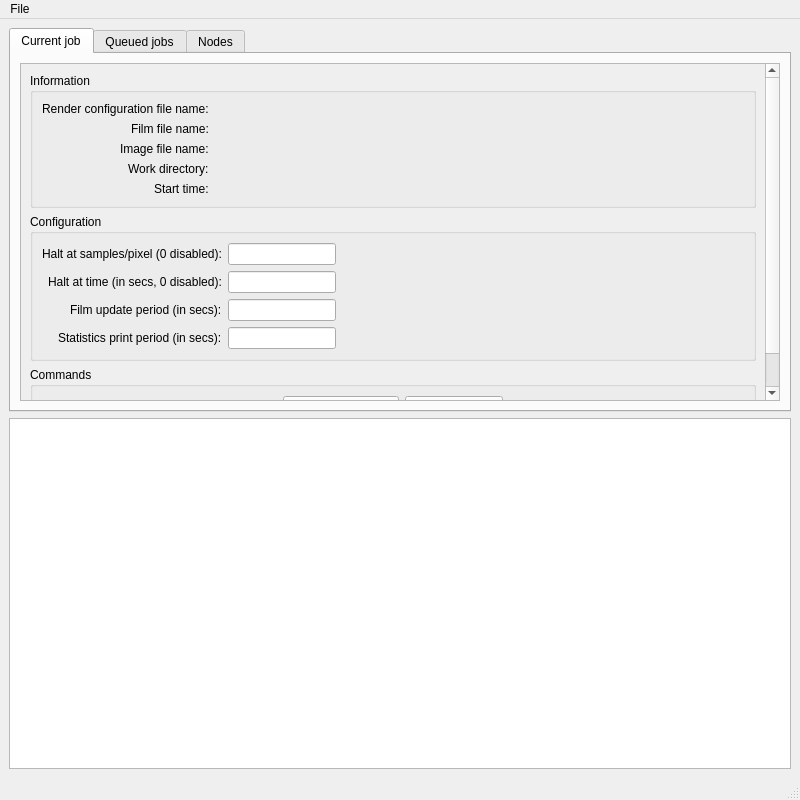
<?xml version="1.0" encoding="UTF-8"?>
<ui version="4.0">
 <class>MainWindow</class>
 <widget class="QMainWindow" name="MainWindow">
  <property name="geometry">
   <rect>
    <x>0</x>
    <y>0</y>
    <width>800</width>
    <height>800</height>
   </rect>
  </property>
  <property name="windowTitle">
   <string>PyLuxCore Tool NetConsole</string>
  </property>
  <widget class="QWidget" name="centralwidget">
   <layout class="QVBoxLayout" name="verticalLayout">
    <item>
     <widget class="QTabWidget" name="tabWidgetMain">
      <property name="currentIndex">
       <number>0</number>
      </property>
      <widget class="QWidget" name="currentJob">
       <attribute name="title">
        <string>Current job</string>
       </attribute>
       <layout class="QVBoxLayout" name="verticalLayout_2">
        <item>
         <widget class="QScrollArea" name="scrollArea_2">
          <property name="widgetResizable">
           <bool>true</bool>
          </property>
          <widget class="QWidget" name="scrollAreaWidgetContents_2">
           <property name="geometry">
            <rect>
             <x>0</x>
             <y>0</y>
             <width>758</width>
             <height>407</height>
            </rect>
           </property>
           <layout class="QVBoxLayout" name="verticalLayout_3">
            <item>
             <widget class="QGroupBox" name="groupBox">
              <property name="title">
               <string>Information</string>
              </property>
              <layout class="QFormLayout" name="formLayout_2">
               <property name="labelAlignment">
                <set>Qt::AlignRight|Qt::AlignTrailing|Qt::AlignVCenter</set>
               </property>
               <item row="1" column="0">
                <widget class="QLabel" name="label">
                 <property name="text">
                  <string>Render configuration file name:</string>
                 </property>
                </widget>
               </item>
               <item row="2" column="0">
                <widget class="QLabel" name="label_2">
                 <property name="text">
                  <string>Film file name:</string>
                 </property>
                </widget>
               </item>
               <item row="1" column="1">
                <widget class="QLabel" name="labelRenderCfgFileName">
                 <property name="text">
                  <string/>
                 </property>
                </widget>
               </item>
               <item row="2" column="1">
                <widget class="QLabel" name="labelFilmFileName">
                 <property name="text">
                  <string/>
                 </property>
                </widget>
               </item>
               <item row="3" column="0">
                <widget class="QLabel" name="label_3">
                 <property name="text">
                  <string>Image file name:</string>
                 </property>
                </widget>
               </item>
               <item row="3" column="1">
                <widget class="QLabel" name="labelImageFileName">
                 <property name="text">
                  <string/>
                 </property>
                </widget>
               </item>
               <item row="4" column="0">
                <widget class="QLabel" name="label_8">
                 <property name="text">
                  <string>Work directory:</string>
                 </property>
                </widget>
               </item>
               <item row="4" column="1">
                <widget class="QLabel" name="labelWorkDirectory">
                 <property name="text">
                  <string/>
                 </property>
                </widget>
               </item>
               <item row="5" column="0">
                <widget class="QLabel" name="label_9">
                 <property name="text">
                  <string>Start time:</string>
                 </property>
                </widget>
               </item>
               <item row="5" column="1">
                <widget class="QLabel" name="labelStartTime">
                 <property name="text">
                  <string/>
                 </property>
                </widget>
               </item>
              </layout>
             </widget>
            </item>
            <item>
             <widget class="QGroupBox" name="groupBox_2">
              <property name="title">
               <string>Configuration</string>
              </property>
              <layout class="QFormLayout" name="formLayout_3">
               <property name="labelAlignment">
                <set>Qt::AlignRight|Qt::AlignTrailing|Qt::AlignVCenter</set>
               </property>
               <item row="0" column="0">
                <widget class="QLabel" name="label_4">
                 <property name="text">
                  <string>Halt at samples/pixel (0 disabled):</string>
                 </property>
                </widget>
               </item>
               <item row="0" column="1">
                <widget class="QLineEdit" name="lineEditHaltSPP">
                 <property name="sizePolicy">
                  <sizepolicy hsizetype="Fixed" vsizetype="Fixed">
                   <horstretch>0</horstretch>
                   <verstretch>0</verstretch>
                  </sizepolicy>
                 </property>
                 <property name="minimumSize">
                  <size>
                   <width>100</width>
                   <height>0</height>
                  </size>
                 </property>
                </widget>
               </item>
               <item row="1" column="0">
                <widget class="QLabel" name="label_5">
                 <property name="text">
                  <string>Halt at time (in secs, 0 disabled):</string>
                 </property>
                </widget>
               </item>
               <item row="1" column="1">
                <widget class="QLineEdit" name="lineEditHaltTime">
                 <property name="sizePolicy">
                  <sizepolicy hsizetype="Fixed" vsizetype="Fixed">
                   <horstretch>0</horstretch>
                   <verstretch>0</verstretch>
                  </sizepolicy>
                 </property>
                 <property name="minimumSize">
                  <size>
                   <width>100</width>
                   <height>0</height>
                  </size>
                 </property>
                </widget>
               </item>
               <item row="2" column="0">
                <widget class="QLabel" name="label_6">
                 <property name="text">
                  <string>Film update period (in secs):</string>
                 </property>
                </widget>
               </item>
               <item row="2" column="1">
                <widget class="QLineEdit" name="lineEditFilmUpdatePeriod">
                 <property name="sizePolicy">
                  <sizepolicy hsizetype="Fixed" vsizetype="Fixed">
                   <horstretch>0</horstretch>
                   <verstretch>0</verstretch>
                  </sizepolicy>
                 </property>
                 <property name="minimumSize">
                  <size>
                   <width>100</width>
                   <height>0</height>
                  </size>
                 </property>
                </widget>
               </item>
               <item row="3" column="0">
                <widget class="QLabel" name="label_7">
                 <property name="text">
                  <string>Statistics print period (in secs):</string>
                 </property>
                </widget>
               </item>
               <item row="3" column="1">
                <widget class="QLineEdit" name="lineEditStatsPeriod">
                 <property name="sizePolicy">
                  <sizepolicy hsizetype="Fixed" vsizetype="Fixed">
                   <horstretch>0</horstretch>
                   <verstretch>0</verstretch>
                  </sizepolicy>
                 </property>
                 <property name="minimumSize">
                  <size>
                   <width>100</width>
                   <height>0</height>
                  </size>
                 </property>
                </widget>
               </item>
              </layout>
             </widget>
            </item>
            <item>
             <widget class="QGroupBox" name="groupBox_3">
              <property name="title">
               <string>Commands</string>
              </property>
              <layout class="QGridLayout" name="gridLayout_2">
               <item row="0" column="2">
                <widget class="QPushButton" name="pushButtonForceFilmMerge">
                 <property name="text">
                  <string>Force film merge</string>
                 </property>
                </widget>
               </item>
               <item row="0" column="0">
                <spacer name="horizontalSpacer">
                 <property name="orientation">
                  <enum>Qt::Horizontal</enum>
                 </property>
                 <property name="sizeHint" stdset="0">
                  <size>
                   <width>40</width>
                   <height>20</height>
                  </size>
                 </property>
                </spacer>
               </item>
               <item row="0" column="4">
                <spacer name="horizontalSpacer_2">
                 <property name="orientation">
                  <enum>Qt::Horizontal</enum>
                 </property>
                 <property name="sizeHint" stdset="0">
                  <size>
                   <width>40</width>
                   <height>20</height>
                  </size>
                 </property>
                </spacer>
               </item>
               <item row="0" column="1">
                <widget class="QPushButton" name="pushButtonForceFilmDownload">
                 <property name="text">
                  <string>Force film download</string>
                 </property>
                </widget>
               </item>
              </layout>
             </widget>
            </item>
           </layout>
          </widget>
         </widget>
        </item>
       </layout>
      </widget>
      <widget class="QWidget" name="queuedJobs">
       <attribute name="title">
        <string>Queued jobs</string>
       </attribute>
       <layout class="QGridLayout" name="gridLayout">
        <item row="1" column="0">
         <spacer name="horizontalSpacer_3">
          <property name="orientation">
           <enum>Qt::Horizontal</enum>
          </property>
          <property name="sizeHint" stdset="0">
           <size>
            <width>40</width>
            <height>20</height>
           </size>
          </property>
         </spacer>
        </item>
        <item row="1" column="1">
         <widget class="QPushButton" name="pushButtonAddJob">
          <property name="text">
           <string>Add job</string>
          </property>
         </widget>
        </item>
        <item row="1" column="2">
         <spacer name="horizontalSpacer_5">
          <property name="orientation">
           <enum>Qt::Horizontal</enum>
          </property>
          <property name="sizeHint" stdset="0">
           <size>
            <width>40</width>
            <height>20</height>
           </size>
          </property>
         </spacer>
        </item>
        <item row="0" column="0" colspan="3">
         <widget class="QScrollArea" name="scrollArea">
          <property name="widgetResizable">
           <bool>true</bool>
          </property>
          <widget class="QWidget" name="scrollAreaWidgetContents">
           <property name="geometry">
            <rect>
             <x>0</x>
             <y>0</y>
             <width>758</width>
             <height>374</height>
            </rect>
           </property>
          </widget>
         </widget>
        </item>
       </layout>
      </widget>
      <widget class="QWidget" name="nodes">
       <attribute name="title">
        <string>Nodes</string>
       </attribute>
       <layout class="QGridLayout" name="gridLayout_3"/>
      </widget>
     </widget>
    </item>
    <item>
     <widget class="QTextEdit" name="textEditLog">
      <property name="undoRedoEnabled">
       <bool>false</bool>
      </property>
      <property name="lineWrapMode">
       <enum>QTextEdit::NoWrap</enum>
      </property>
      <property name="readOnly">
       <bool>true</bool>
      </property>
     </widget>
    </item>
   </layout>
  </widget>
  <widget class="QMenuBar" name="menubar">
   <property name="geometry">
    <rect>
     <x>0</x>
     <y>0</y>
     <width>800</width>
     <height>25</height>
    </rect>
   </property>
   <widget class="QMenu" name="menuFile">
    <property name="title">
     <string>File</string>
    </property>
    <addaction name="actionQuit"/>
   </widget>
   <addaction name="menuFile"/>
  </widget>
  <widget class="QStatusBar" name="statusbar"/>
  <action name="actionQuit">
   <property name="text">
    <string>&amp;Quit</string>
   </property>
   <property name="shortcut">
    <string>Ctrl+Q</string>
   </property>
  </action>
 </widget>
 <tabstops>
  <tabstop>tabWidgetMain</tabstop>
  <tabstop>scrollArea_2</tabstop>
  <tabstop>textEditLog</tabstop>
  <tabstop>pushButtonAddJob</tabstop>
  <tabstop>scrollArea</tabstop>
 </tabstops>
 <resources/>
 <connections>
  <connection>
   <sender>actionQuit</sender>
   <signal>activated()</signal>
   <receiver>MainWindow</receiver>
   <slot>clickedQuit()</slot>
   <hints>
    <hint type="sourcelabel">
     <x>-1</x>
     <y>-1</y>
    </hint>
    <hint type="destinationlabel">
     <x>399</x>
     <y>299</y>
    </hint>
   </hints>
  </connection>
  <connection>
   <sender>pushButtonAddJob</sender>
   <signal>clicked()</signal>
   <receiver>MainWindow</receiver>
   <slot>clickedAddJob()</slot>
   <hints>
    <hint type="sourcelabel">
     <x>95</x>
     <y>85</y>
    </hint>
    <hint type="destinationlabel">
     <x>299</x>
     <y>299</y>
    </hint>
   </hints>
  </connection>
  <connection>
   <sender>lineEditHaltSPP</sender>
   <signal>editingFinished()</signal>
   <receiver>MainWindow</receiver>
   <slot>editedHaltSPP()</slot>
   <hints>
    <hint type="sourcelabel">
     <x>406</x>
     <y>267</y>
    </hint>
    <hint type="destinationlabel">
     <x>299</x>
     <y>299</y>
    </hint>
   </hints>
  </connection>
  <connection>
   <sender>lineEditHaltTime</sender>
   <signal>editingFinished()</signal>
   <receiver>MainWindow</receiver>
   <slot>editedHaltTime()</slot>
   <hints>
    <hint type="sourcelabel">
     <x>406</x>
     <y>323</y>
    </hint>
    <hint type="destinationlabel">
     <x>299</x>
     <y>299</y>
    </hint>
   </hints>
  </connection>
  <connection>
   <sender>lineEditFilmUpdatePeriod</sender>
   <signal>editingFinished()</signal>
   <receiver>MainWindow</receiver>
   <slot>editedFilmUpdatePeriod()</slot>
   <hints>
    <hint type="sourcelabel">
     <x>406</x>
     <y>359</y>
    </hint>
    <hint type="destinationlabel">
     <x>299</x>
     <y>299</y>
    </hint>
   </hints>
  </connection>
  <connection>
   <sender>lineEditStatsPeriod</sender>
   <signal>editingFinished()</signal>
   <receiver>MainWindow</receiver>
   <slot>editedStatsPeriod()</slot>
   <hints>
    <hint type="sourcelabel">
     <x>406</x>
     <y>392</y>
    </hint>
    <hint type="destinationlabel">
     <x>299</x>
     <y>299</y>
    </hint>
   </hints>
  </connection>
  <connection>
   <sender>pushButtonForceFilmMerge</sender>
   <signal>clicked()</signal>
   <receiver>MainWindow</receiver>
   <slot>clickedForceFilmMerge()</slot>
   <hints>
    <hint type="sourcelabel">
     <x>550</x>
     <y>444</y>
    </hint>
    <hint type="destinationlabel">
     <x>399</x>
     <y>399</y>
    </hint>
   </hints>
  </connection>
  <connection>
   <sender>pushButtonForceFilmDownload</sender>
   <signal>clicked()</signal>
   <receiver>MainWindow</receiver>
   <slot>clickedForceFilmDownload()</slot>
   <hints>
    <hint type="sourcelabel">
     <x>334</x>
     <y>448</y>
    </hint>
    <hint type="destinationlabel">
     <x>399</x>
     <y>399</y>
    </hint>
   </hints>
  </connection>
 </connections>
 <slots>
  <slot>clickedQuit()</slot>
  <slot>clickedAddJob()</slot>
  <slot>editedHaltSPP()</slot>
  <slot>editedHaltTime()</slot>
  <slot>editedFilmUpdatePeriod()</slot>
  <slot>editedStatsPeriod()</slot>
  <slot>clickedForceFilmMerge()</slot>
  <slot>clickedForceFilmDownload()</slot>
 </slots>
</ui>
